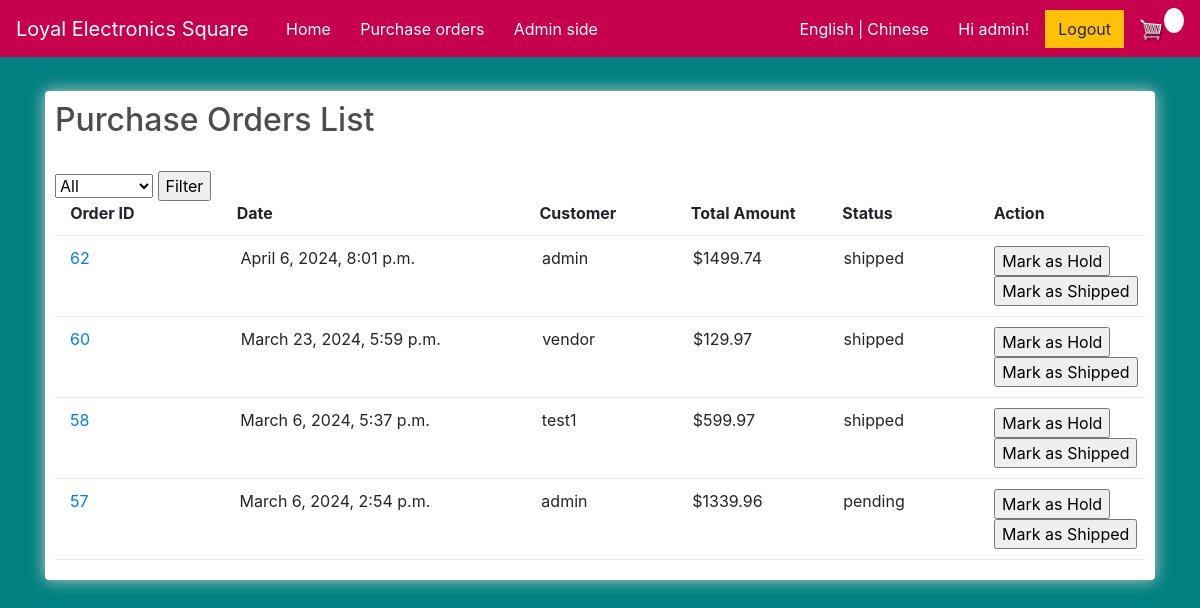
Before: /order_list/ (signed in) with the older database file.
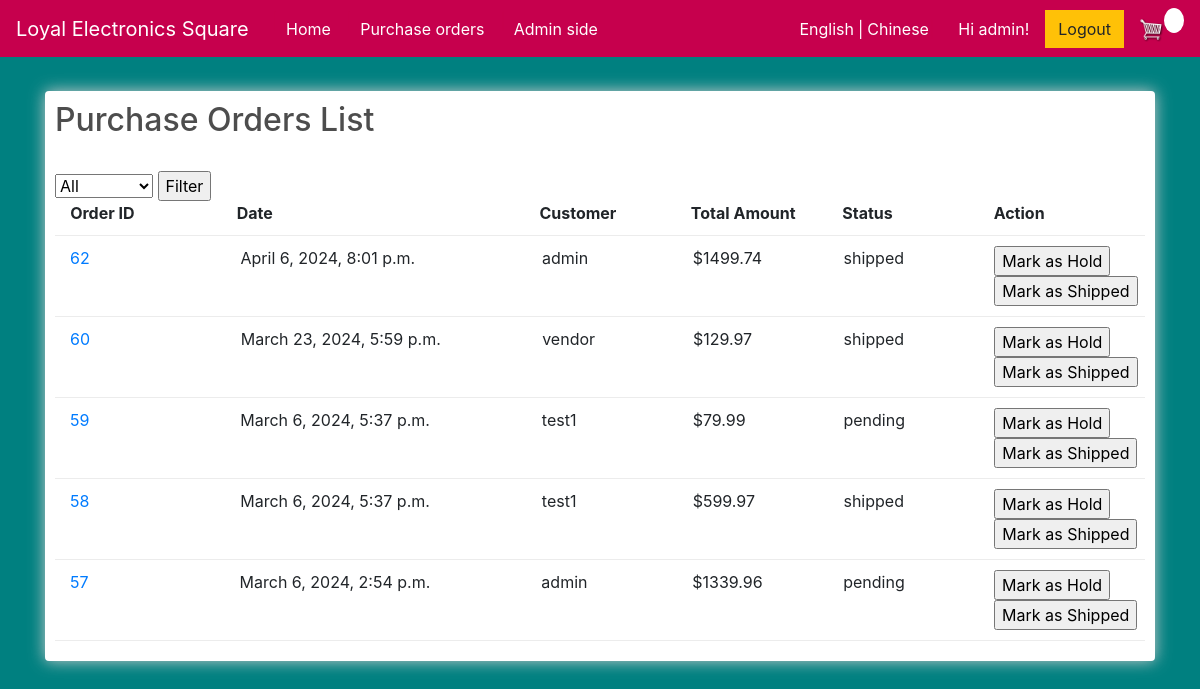
After: the same page with the newer database file.
### store/models.py (models this page shows, shortened)
class Order(models.Model):
    STATUS_CHOICES = [
        ('pending', _('Pending')),
        ('shipped', _('Shipped')),
        ('cancelled', _('Cancelled')),
        ('hold', _('Hold')),]
    customer = models.ForeignKey(Customer, on_delete=models.SET_NULL, null=True, blank=True, verbose_name=_('customer'))
    date_ordered = models.DateTimeField(default=timezone.now, verbose_name=_('date_ordered'))
    complete = models.BooleanField(default=False, null=True, blank=False)
    total_amount = models.DecimalField(max_digits=100, decimal_places=2, null=True, verbose_name=_('total_amount'))
    status = models.CharField(max_length=10, choices=STATUS_CHOICES, default='pending', verbose_name=_('status'))
    shipment_date = models.DateTimeField(null=True, blank=True, verbose_name=_('shipment_date'))
    cancel_date = models.DateTimeField(null=True, blank=True, verbose_name=_('cancel_date'))
    @property
    def get_cart_items(self):
        orderitems = self.orderitem_set.all()
        total = sum([item.quantity for item in orderitems])
        return total
    def total_amount(self):
        orderitems = self.orderitem_set.all()
        total = sum([item.get_total for item in orderitems])
        return total

class Customer(models.Model):
    user = models.OneToOneField(User, on_delete=models.CASCADE, related_name = 'customer', null=True, blank=True, verbose_name=_('user'))
    full_name = models.CharField(max_length=200, null=True, verbose_name=_('full_name'))
    email = models.CharField(max_length=200, null=True, verbose_name=_('email'))
    password = models.CharField(max_length=200, null=True, verbose_name=_('password'))
    shipping_address = models.CharField(max_length=200, null=True, verbose_name=_('shipping_address'))
    def __str__(self):
        return str(self.full_name)

class OrderItem(models.Model):
    product = models.ForeignKey(Product, on_delete=models.SET_NULL, null=True, verbose_name=_('product'))
    order = models.ForeignKey(Order, on_delete=models.SET_NULL, null=True, verbose_name=_('order'))
    quantity = models.IntegerField(default=0, null=True, blank=True, verbose_name=_('quantity'))
    date_added = models.DateTimeField(auto_now_add=True, verbose_name=_('date_added'))
    unit_price = models.DecimalField(max_digits=10, decimal_places=2, null=True, verbose_name=_('unit_price'))
    subtotal = models.DecimalField(max_digits=10, decimal_places=2, null=True, verbose_name=_('subtotal'))
    @property
    def get_total(self):
        total = self.product.price * self.quantity
        return total

class Product(models.Model):
    name = models.CharField(max_length=200, null=True, verbose_name=_('name'))
    price = models.DecimalField(max_digits=10, decimal_places=2, verbose_name=_('price'))
    brand = models.CharField(max_length=16, null=True, verbose_name=_('brand'))
    connectivity_technology = models.CharField(max_length=32, null=True, verbose_name=_('connectivity_technology'))
    digital = models.BooleanField(default=False, null=True, blank=False)
    cover_image = models.ImageField(null=True, blank=True, verbose_name=_('cover_image'))
    description = models.TextField(null=True, verbose_name=_('description'))
    is_active = models.BooleanField(default=True, verbose_name=_('is_active'))

### store/views.py (the view)
# urls.py: path('order_list/', views.order_list, name="order_list"),
@login_required
def order_list(request):
     if request.user.is_authenticated:
          customer = request.user.customer
          order, created = Order.objects.get_or_create(customer=customer, complete=False)
          items = order.orderitem_set.all()
          cartItems = order.get_cart_items
     else:
          items = []
          order = {'get_cart_total':0, 'get_cart_items':0, 'shipping':False}
          cartItems = order['get_cart_items']
     status = request.GET.get('status')
     if request.user.is_staff:
          if status:
               orders = Order.objects.filter(complete=True,status=status).order_by('-date_ordered')
          else:
               orders = Order.objects.filter(complete=True).order_by('-date_ordered')
     else:
          if status:
               orders = Order.objects.filter(customer = request.user.customer,  complete=True, status=status).order_by('-date_ordered')
          else:
               orders = Order.objects.filter(customer = request.user.customer,  complete=True).order_by('-date_ordered')
     return render(request, 'store/order_list.html', {'orders': orders})

### store/templates/store/order_list.html (shortened to what this page needs)
{% extends 'store/main.html' %}
{% load static %}
{% load i18n %}
{% block content %}
     <div class="row">
		<div class="col-lg-12">
			<div class="box-element">
				<h2>{% trans 'Purchase Orders List' %}</h2>
				<br>
				<form method="get">
					<select name="status">
						<option value="">{% trans 'All' %}</option>
					</select>
					<input type="submit" value="{% trans 'Filter' %}">
				</form>
				<div class="cart-row">
					<div style="flex:0.1"><strong></strong></div>
					<div style="flex:1.1"><strong>{% trans 'Order ID' %}</strong></div>
					<div style="flex:2"><strong>{% trans 'Date' %}</strong></div>
					<div style="flex:1"><strong>{% trans 'Customer' %}</strong></div>
					<div style="flex:1"><strong>{% trans 'Total Amount' %}</strong></div>
					<div style="flex:1"><strong>{% trans 'Status' %}</strong></div>
					<div style="flex:1"><strong>{% trans 'Action' %}</strong></div>
				</div>
				{% for order in orders %}
				<div class="cart-row">
					<div style="flex:0.1"></div>
					<a href="{% url 'order_detail' order.id %}">
					<div style="flex:2">{{order.id}}</div></a>
					<div style="flex:1"></div>
					<div style="flex:2">{{order.date_ordered}}</div>
					<div style="flex:1">{{order.customer}}</div>
					<div style="flex:1">${{order.total_amount}}</div>
					<div style="flex:1">{{order.status}}</div>
					<div style="flex:1">
					{% if request.user.is_staff %}
					<form action="{% url 'order_hold' order.id %}" method="post" onsubmit="disableButton()">
						<input type="submit" id="shipButton" value="{% trans 'Mark as Hold' %}">
					</form>
					<form action="{% url 'order_ship' order.id %}" method="post" onsubmit="disableButton()">
						<input type="submit" id="shipButton" value="{% trans 'Mark as Shipped' %}">
					</form>
					{% else %}
						<form action="{% url 'order_cancel' order.id %}" method="post">
							{% csrf_token %}
							<input type="submit" value="{% trans 'Cancel Order' %}">
						</form>
					{% endif %}
					</div>
				</div>
				{% endfor %}
		</div>
	</div>
{% endblock content %}

Changed rows visible on the page:
now on this page (row edited): Order: id "59", date_ordered "March 6, 2024, 5:37 p.m.", customer "test1", total_amount "79.99", status "pending"
